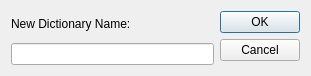
<?xml version="1.0" encoding="UTF-8"?>
<ui version="4.0">
 <class>Rename</class>
 <widget class="QDialog" name="Rename">
  <property name="geometry">
   <rect>
    <x>0</x>
    <y>0</y>
    <width>311</width>
    <height>76</height>
   </rect>
  </property>
  <property name="windowTitle">
   <string>Dialog</string>
  </property>
  <layout class="QHBoxLayout" name="horizontalLayout">
   <item>
    <layout class="QVBoxLayout" name="verticalLayout">
     <item>
      <widget class="QLabel" name="label">
       <property name="text">
        <string>New Dictionary Name:</string>
       </property>
      </widget>
     </item>
     <item>
      <widget class="QLineEdit" name="lineEditRename"/>
     </item>
    </layout>
   </item>
   <item>
    <widget class="QDialogButtonBox" name="buttonBox">
     <property name="orientation">
      <enum>Qt::Vertical</enum>
     </property>
     <property name="standardButtons">
      <set>QDialogButtonBox::Cancel|QDialogButtonBox::Ok</set>
     </property>
    </widget>
   </item>
  </layout>
 </widget>
 <resources/>
 <connections>
  <connection>
   <sender>buttonBox</sender>
   <signal>accepted()</signal>
   <receiver>Rename</receiver>
   <slot>accept()</slot>
   <hints>
    <hint type="sourcelabel">
     <x>301</x>
     <y>60</y>
    </hint>
    <hint type="destinationlabel">
     <x>157</x>
     <y>69</y>
    </hint>
   </hints>
  </connection>
  <connection>
   <sender>buttonBox</sender>
   <signal>rejected()</signal>
   <receiver>Rename</receiver>
   <slot>reject()</slot>
   <hints>
    <hint type="sourcelabel">
     <x>301</x>
     <y>60</y>
    </hint>
    <hint type="destinationlabel">
     <x>286</x>
     <y>69</y>
    </hint>
   </hints>
  </connection>
 </connections>
</ui>
